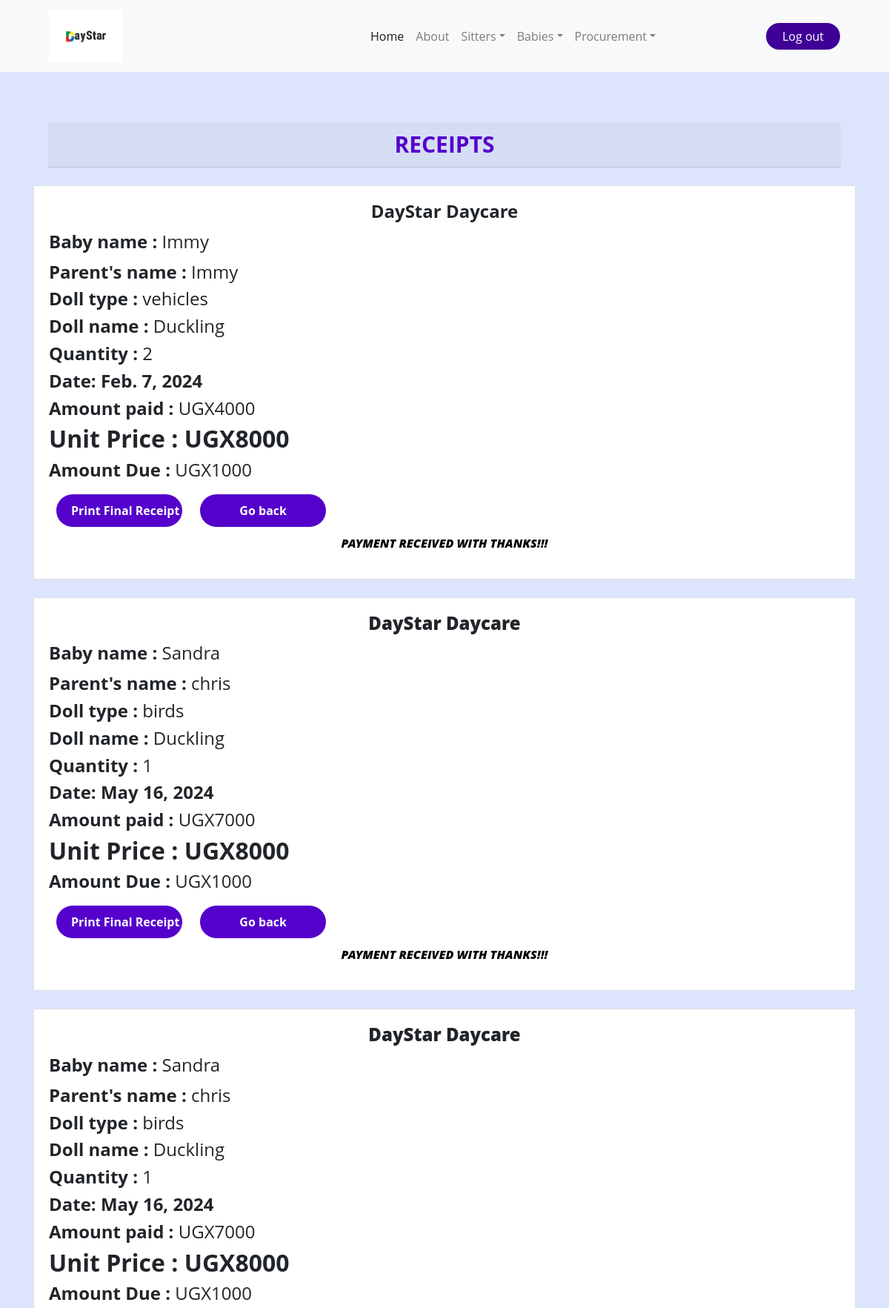
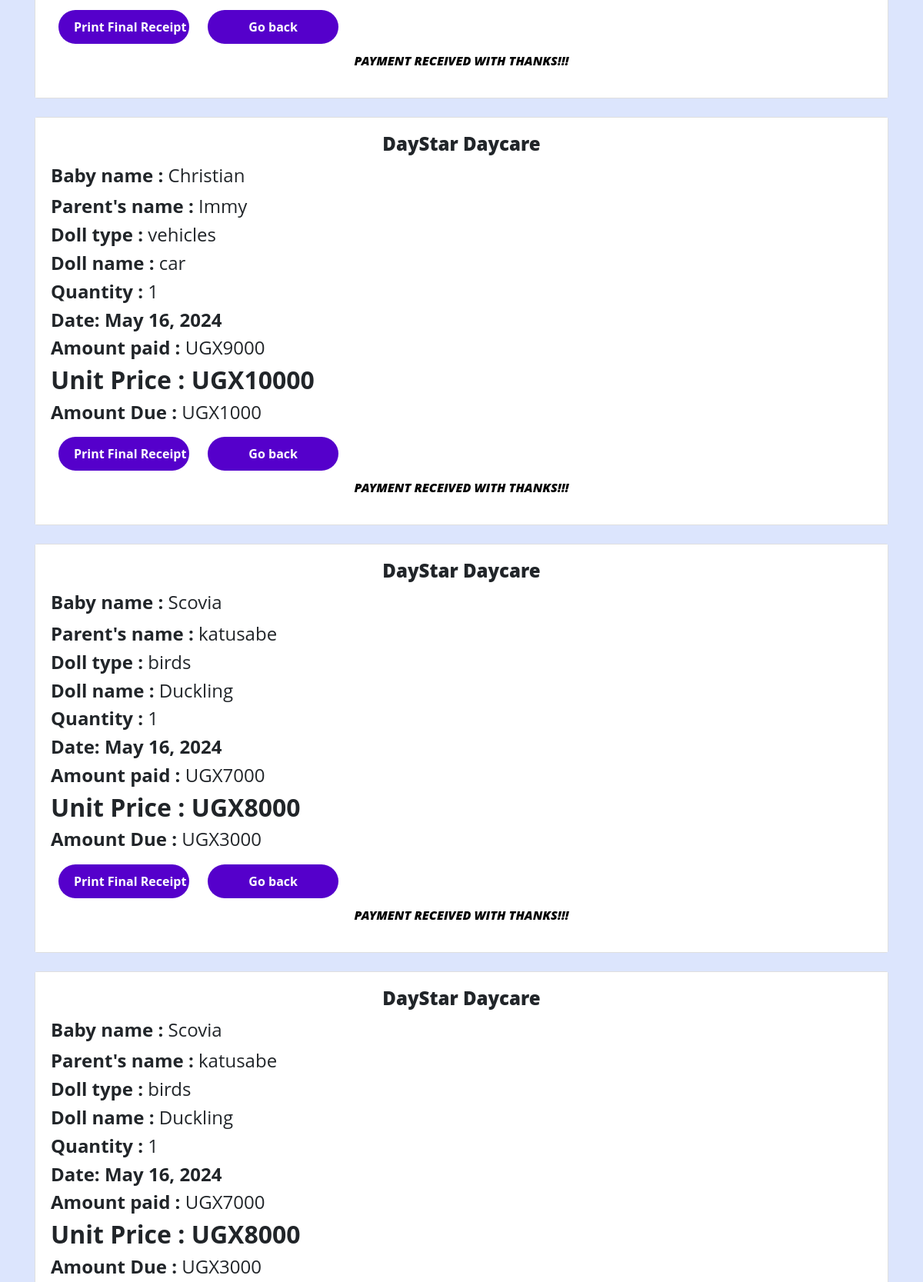
The page /doll_receipt (signed in, upper part) on the database its author committed (2 pictures, top to bottom).
### daystarApp/models.py (models this page shows, shortened)
class Doll_payment(models.Model):
    babe_name = models.ForeignKey(Baby, on_delete=models.CASCADE)
    doll_type = models.CharField(choices=[('birds', 'Birds'),('animals', 'Animals'),('vehicles','Vehicles'),('human','Human'),('other','Other')], max_length=20)
    name = models.ForeignKey(Doll, on_delete=models.CASCADE)
    amount_paid = models.IntegerField(default=0)
    doll_price = models.IntegerField( null=True, blank=True, default=0)
    doll_quantity = models.IntegerField( null=True, blank=True, default=0)
    parents_name = models.CharField( max_length=20)
    date = models.DateField(default=timezone.now)
    amount_due = models.IntegerField(default=0)

class Baby(models.Model):
    baby_id = models.AutoField(primary_key=True)
    baby_name = models.CharField( max_length=20)
    baby_gender = models.CharField( max_length=20 )
    date_of_birth = models.DateField( default=timezone.now)
    baby_location = models.CharField( max_length=20)
    parents_name = models.CharField( max_length=20)
    period_of_stay = models.CharField(choices=[('half-day', 'Half-day'),('full-day', 'Full-day')], max_length=100)
    registration_date = models.DateField(default=timezone.now)
    baby_bringer = models.CharField( max_length=20)
    time_in = models.TimeField()
    Assigned_to=models.ForeignKey(Sitter_arrival,on_delete=models.CASCADE)
    def __str__(self):
        return self.baby_name

class Doll(models.Model):
    doll_id = models.AutoField(primary_key=True)
    doll_type = models.CharField(choices=[('birds', 'Birds'),('animals', 'Animals'),('vehicles','Vehicles'),('human','Human'),('other','Other')], max_length=20)
    doll_name = models.CharField( max_length=20)
    doll_price = models.IntegerField( null=True, blank=True, default=0)
    doll_description = models.TextField( max_length=30, blank=True, null=True)
    doll_quantity = models.IntegerField( null=True, blank=True, default=0)
    def __str__(self):
        return self.doll_name

### daystarApp/views.py (the view)
# urls.py: path('doll_receipt', views.doll_receipt, name='doll_receipt'),
@login_required
def doll_receipt(request):
    dolls = Doll_payment.objects.all().order_by('-id')
    return render(request,'daystarApp/doll_receipt.html',{'dolls':dolls})

### daystarApp/templates/daystarApp/doll_receipt.html (shortened to what this page needs)
{% extends 'daystarApp/base.html'%}
{% block content%}
{% load static %}
<br /><br>
<div class="container" >
  <h1 class="card-header text-center" style="font-weight: bolder;">RECEIPTS</h1><br>
  {% for doll in dolls %}
  <div class="card" id="ca">
    <div class="card-body" style="background-color: white;">
      <h4 class="card-title" style="text-align: center;font-weight: bolder;">DayStar Daycare</h4>
      <h4 class="card-title"><b>Baby name :</b> {{doll.babe_name | title}}</h4>
      <h4 class="card-text"><b>Parent's name :</b> {{doll.parents_name}}</h4>
      <h4 class="card-text"><b>Doll type : </b> {{ doll.doll_type }}</h4>
      <h4 class="card-text"><b>Doll name :</b>  {{ doll.name }}</h4>
      <h4 class="card-text"><b>Quantity : </b> {{ doll.doll_quantity }}</h4>
      <h4 class="card-text"><b>Date: {{doll.date }}</h4>
      <h4 class="card-text"><b>Amount paid :</b> UGX{{doll.amount_paid }}</h4>
      <h2><b>Unit Price :  UGX{{ doll.doll_price }}</h2>
      <div style="flex: 1">
        <h4 class="card-text"><b>Amount Due :</b> UGX{{ doll.amount_due }}</h4>
        <a href="{% url 'receipt_detail' doll.id %}">
          <input type="submit" value="Print Final Receipt" class="btn btn-info" id="sub" type="button"/>
          <a href="/doll_list"><button type="button" class="btn btn-primary" id="but" style="background-color: #5500cb;" id="but">Go back</button></a>
        </a>
        <div style="text-align: center; font-style: italic; font-weight: bolder; color: black;">
          <p> PAYMENT RECEIVED WITH THANKS!!!</p>
        </div>
      </div>
    </div>
  </div>
  <br/>
  {% endfor %}
</div>
{%  endblock %}

### static/css/home.css (style rules this page uses)
* { margin: 0; padding: 0; box-sizing: border-box; font-family: "Open Sans", Helvetica, Arial, sans-serif; }
:root { --background-color1: #fafaff; --background-color2: #ffffff; --background-color3: #ededed; --background-color4: #cad7fda4; --primary-color: #4b49ac; --secondary-color: #0c007d; --Border-color: #3f0097; --one-use-color: #3f0097; --two-use-color: #5500cb; }
body { background-color: var(--background-color4); max-width: 100%; overflow-x: hidden; }

### daystarApp/templates/daystarApp/doll_receipt.html (style rules this page uses)
#ca { background-color: white; }
h1 { text-align: center; font-size: 30px; font-weight: 600; color: #5500cb; margin: 20px; }
#sub, #but { background: #5500cb; color: white; border: none; font-size: 16px; cursor: pointer; padding: 10px 20px; width:170px; border-radius:30px; font-weight: bold; text-align: center; margin-top: 10px; margin-bottom: 10px; margin-left: 10px; margin-right: 10px; }

### rows shown on the page
Doll_payment: babe_name "Immy", parents_name "Immy", doll_type "vehicles", name "Duckling", doll_quantity "2", date "Feb. 7, 2024", amount_paid "4000", doll_price "8000", amount_due "1000"
Doll_payment: babe_name "Sandra", parents_name "chris", doll_type "birds", name "Duckling", doll_quantity "1", date "May 16, 2024", amount_paid "7000", doll_price "8000", amount_due "1000"
Doll_payment: babe_name "Sandra", parents_name "chris", doll_type "birds", name "Duckling", doll_quantity "1", date "May 16, 2024", amount_paid "7000", doll_price "8000", amount_due "1000"
Doll_payment: babe_name "Christian", parents_name "Immy", doll_type "vehicles", name "car", doll_quantity "1", date "May 16, 2024", amount_paid "9000", doll_price "10000", amount_due "1000"
Doll_payment: babe_name "Scovia", parents_name "katusabe", doll_type "birds", name "Duckling", doll_quantity "1", date "May 16, 2024", amount_paid "7000", doll_price "8000", amount_due "3000"
Doll_payment: babe_name "Scovia", parents_name "katusabe", doll_type "birds", name "Duckling", doll_quantity "1", date "May 16, 2024", amount_paid "7000", doll_price "8000", amount_due "3000"
